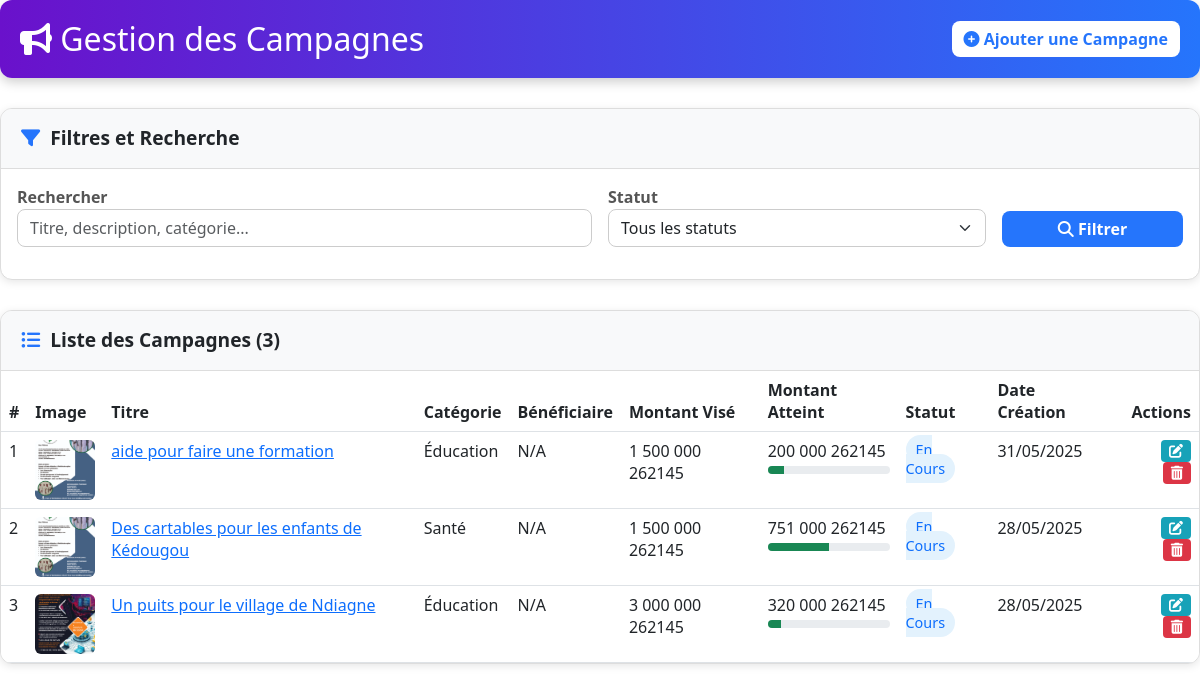
The page /admin/campagnes.php on the database its author committed.
### tables this page shows
CREATE TABLE IF NOT EXISTS `campagnes` (
  `id` int NOT NULL AUTO_INCREMENT,
  `titre` varchar(255) NOT NULL,
  `description` text NOT NULL,
  `montant_vise` decimal(12,2) NOT NULL,
  `montant_atteint` decimal(12,2) DEFAULT '0.00',
  `date_debut` date DEFAULT NULL,
  `date_fin` date DEFAULT NULL,
  `statut` enum('en cours','terminée','suspendue') DEFAULT 'en cours',
  `categorie_id` int DEFAULT NULL,
  `beneficiaire_id` int DEFAULT NULL,
  `image_campagne` varchar(255) DEFAULT NULL,
  `date_creation` datetime DEFAULT CURRENT_TIMESTAMP,
  PRIMARY KEY (`id`),
  KEY `categorie_id` (`categorie_id`),
  KEY `beneficiaire_id` (`beneficiaire_id`)
);

CREATE TABLE IF NOT EXISTS `categories` (
  `id` int NOT NULL AUTO_INCREMENT,
  `nom_categorie` varchar(100) NOT NULL,
  `description` text,
  PRIMARY KEY (`id`)
);

### admin/campagnes.php (the view, shortened to what this page needs)
<?php
$pdo = getPDO();
$search = isset($_GET['search']) ? sanitize($_GET['search']) : '';
$statut_filter = isset($_GET['statut']) ? sanitize($_GET['statut']) : '';
$sql = "SELECT c.*, cat.nom_categorie, b.nom AS nom_beneficiaire, b.prenom AS prenom_beneficiaire
        FROM campagnes c
        LEFT JOIN categories cat ON c.categorie_id = cat.id
        LEFT JOIN beneficiaires b ON c.beneficiaire_id = b.id";
$params = [];
$sql .= " ORDER BY c.date_creation DESC";
$stmt = $pdo->prepare($sql);
$stmt->execute($params);
$campagnes = $stmt->fetchAll(PDO::FETCH_ASSOC);
?>
<div class="page-title-container">
    <h1><i class="fas fa-bullhorn"></i> Gestion des Campagnes</h1>
    <a href="<?= BASE_URL ?>admin/ajouter_campagne.php" class="btn btn-admin-success">
        <i class="fas fa-plus-circle"></i> Ajouter une Campagne
    </a>
</div>
<link href="https://cdn.jsdelivr.net/npm/bootstrap@5.3.0/dist/css/bootstrap.min.css" rel="stylesheet">
<link href="https://cdnjs.cloudflare.com/ajax/libs/font-awesome/6.5.0/css/all.min.css" rel="stylesheet">
<div class="card card-admin">
    <div class="card-admin-header">
        <i class="fas fa-filter"></i> Filtres et Recherche
    </div>
    <div class="card-body">
        <form method="GET" action="campagnes.php" class="row g-3">
            <div class="col-md-6">
                <label for="search" class="form-label-admin">Rechercher</label>
                <input type="text" class="form-control form-control-admin" id="search" name="search" value="<?= htmlspecialchars($search) ?>" placeholder="Titre, description, catégorie...">
            </div>
            <div class="col-md-4">
                <label for="statut" class="form-label-admin">Statut</label>
                <select class="form-select form-control-admin" id="statut" name="statut">
                    <option value="">Tous les statuts</option>
                </select>
            </div>
            <div class="col-md-2 d-flex align-items-end">
                <button type="submit" class="btn btn-admin-primary w-100"><i class="fas fa-search"></i> Filtrer</button>
            </div>
        </form>
    </div>
</div>
<div class="card card-admin">
    <div class="card-admin-header">
        <i class="fas fa-list-ul"></i> Liste des Campagnes (<?= count($campagnes) ?>)
    </div>
    <div class="card-body p-0"> <?php  ?>
        <?php if (empty($campagnes)): ?>
            <div class="alert alert-info m-3 text-center">
                <i class="fas fa-info-circle me-2"></i> Aucune campagne trouvée
                <?= (!empty($search) || !empty($statut_filter)) ? ' avec les filtres actuels.' : '.' ?>
            </div>
        <?php else: ?>
            <div class="table-responsive">
                <table class="table table-hover table-admin mb-0">
                    <thead>
                        <tr>
                            <th>#</th>
                            <th>Image</th>
                            <th>Titre</th>
                            <th>Catégorie</th>
                            <th>Bénéficiaire</th>
                            <th>Montant Visé</th>
                            <th>Montant Atteint</th>
                            <th>Statut</th>
                            <th>Date Création</th>
                            <th class="text-end">Actions</th>
                        </tr>
                    </thead>
                    <tbody>
                        <?php foreach ($campagnes as $index => $campagne):
                            $pourcentage = ($campagne['montant_vise'] > 0) ? ($campagne['montant_atteint'] / $campagne['montant_vise']) * 100 : 0;
                            $pourcentage = min(100, $pourcentage);
                        ?>
                        <tr>
                            <td><?= $index + 1 ?></td>
                            <td>
                                <img src="<?= BASE_URL ?>assets/images/campagnes/<?= htmlspecialchars($campagne['image_campagne'] ?: 'default_campaign.png') ?>"
                                     alt="<?= htmlspecialchars($campagne['titre']) ?>" class="img-thumbnail-small"
                                     onerror="this.src='<?= BASE_URL ?>assets/images/campagnes/default_campaign.png'">
                            </td>
                            <td>
                                <a href="<?= BASE_URL ?>public/campagne.php?id=<?= (int)$campagne['id'] ?>" target="_blank" title="Voir la campagne">
                                    <?= htmlspecialchars($campagne['titre']) ?>
                                </a>
                            </td>
                            <td><?= htmlspecialchars($campagne['nom_categorie'] ?: 'N/A') ?></td>
                            <td><?= htmlspecialchars(($campagne['prenom_beneficiaire'] && $campagne['nom_beneficiaire']) ? $campagne['prenom_beneficiaire'] . ' ' . $campagne['nom_beneficiaire'] : 'N/A') ?></td>
                            <td><?= number_format($campagne['montant_vise'], 0, ',', ' ') ?> <?= CURRENCY_SYMBOL ?></td>
                            <td>
                                <?= number_format($campagne['montant_atteint'], 0, ',', ' ') ?> <?= CURRENCY_SYMBOL ?>
                                <div class="progress mt-1" style="height: 8px;">
                                    <div class="progress-bar bg-success" role="progressbar" style="width: <?= $pourcentage ?>%;" aria-valuenow="<?= $pourcentage ?>" aria-valuemin="0" aria-valuemax="100"></div>
                                </div>
                            </td>
                            <td>
                                <span class="badge-status status-<?= str_replace(' ', '-', strtolower($campagne['statut'] ?? '')) ?>">
    <?= ucfirst(str_replace('_', ' ', $campagne['statut'] ?? '')) ?>
</span>
                            </td>
                            <td><?= date("d/m/Y", strtotime($campagne['date_creation'])) ?></td>
                            <td class="text-end action-buttons">
                                <a href="<?= BASE_URL ?>admin/modifier_campagne.php?id=<?= (int)$campagne['id'] ?>" class="btn btn-admin-info btn-sm" title="Modifier">
                                    <i class="fas fa-edit"></i>
                                </a>
                                <form method="POST" action="campagnes.php" style="display:inline;" onsubmit="return confirm('Êtes-vous sûr de vouloir supprimer cette campagne ? Cette action est irréversible et supprimera les dons associés ou les déliera.');">
                                    <button type="submit" class="btn btn-admin-danger btn-sm" title="Supprimer">
                                        <i class="fas fa-trash-alt"></i>
                                    </button>
                                </form>
                            </td>
                        </tr>
                        <?php endforeach; ?>
                    </tbody>
                </table>
            </div>
        <?php endif; ?>
    </div>
</div>

### admin/campagnes.php (style rules this page uses)
.page-title-container { display: flex; justify-content: space-between; align-items: center; margin-bottom: 30px; padding: 20px; background: linear-gradient(90deg, #6a11cb 0%, #2575fc 100%); color: white; border-radius: 12px; box-shadow: 0 4px 12px rgba(0,0,0,0.2); }
.page-title-container h1 { font-size: 2rem; margin: 0; }
.page-title-container .btn { font-weight: bold; background-color: white; color: #2575fc; border: none; transition: all 0.3s ease; }
.card-admin { border: 1px solid #ddd; border-radius: 12px; margin-bottom: 30px; box-shadow: 0 2px 8px rgba(0,0,0,0.1); overflow: hidden; }
.card-admin-header { background-color: #f8f9fa; padding: 15px 20px; font-weight: bold; font-size: 1.2rem; border-bottom: 1px solid #ddd; display: flex; align-items: center; }
.card-admin-header i { margin-right: 10px; color: #2575fc; }
.form-label-admin { font-weight: bold; color: #555; }
.form-control-admin { border-radius: 8px; border: 1px solid #ccc; }
.btn-admin-primary { background-color: #2575fc; border: none; color: white; font-weight: bold; border-radius: 8px; }
.btn-admin-success { background-color: #28a745; color: white; font-weight: bold; border-radius: 8px; }
.btn-admin-info { background-color: #17a2b8; border: none; color: white; }
.btn-admin-danger { background-color: #dc3545; border: none; color: white; }
.img-thumbnail-small { width: 60px; height: 60px; object-fit: cover; border-radius: 6px; }
.badge-status { padding: 5px 10px; border-radius: 30px; font-weight: 500; text-transform: capitalize; font-size: 0.9rem; }
.status-en-cours { background-color: #e3f2fd; color: #0d6efd; }
.action-buttons .btn { margin-left: 5px; }
.progress-bar { transition: width 0.6s ease; }

### rows shown on the page
campagnes: image_campagne (picture), titre "aide pour faire une formation", categorie.nom_categorie "Éducation", nom_beneficiaire "N/A", montant_vise "1 500 000", montant_atteint "200 000", statut "En Cours", date_creation "31/05/2025"
campagnes: image_campagne (picture), titre "Des cartables pour les enfants de Kédougou", categorie.nom_categorie "Santé", nom_beneficiaire "N/A", montant_vise "1 500 000", montant_atteint "751 000", statut "En Cours", date_creation "28/05/2025"
campagnes: image_campagne (picture), titre "Un puits pour le village de Ndiagne", categorie.nom_categorie "Éducation", nom_beneficiaire "N/A", montant_vise "3 000 000", montant_atteint "320 000", statut "En Cours", date_creation "28/05/2025"

### other values the page prints
count($campagnes) "3"
